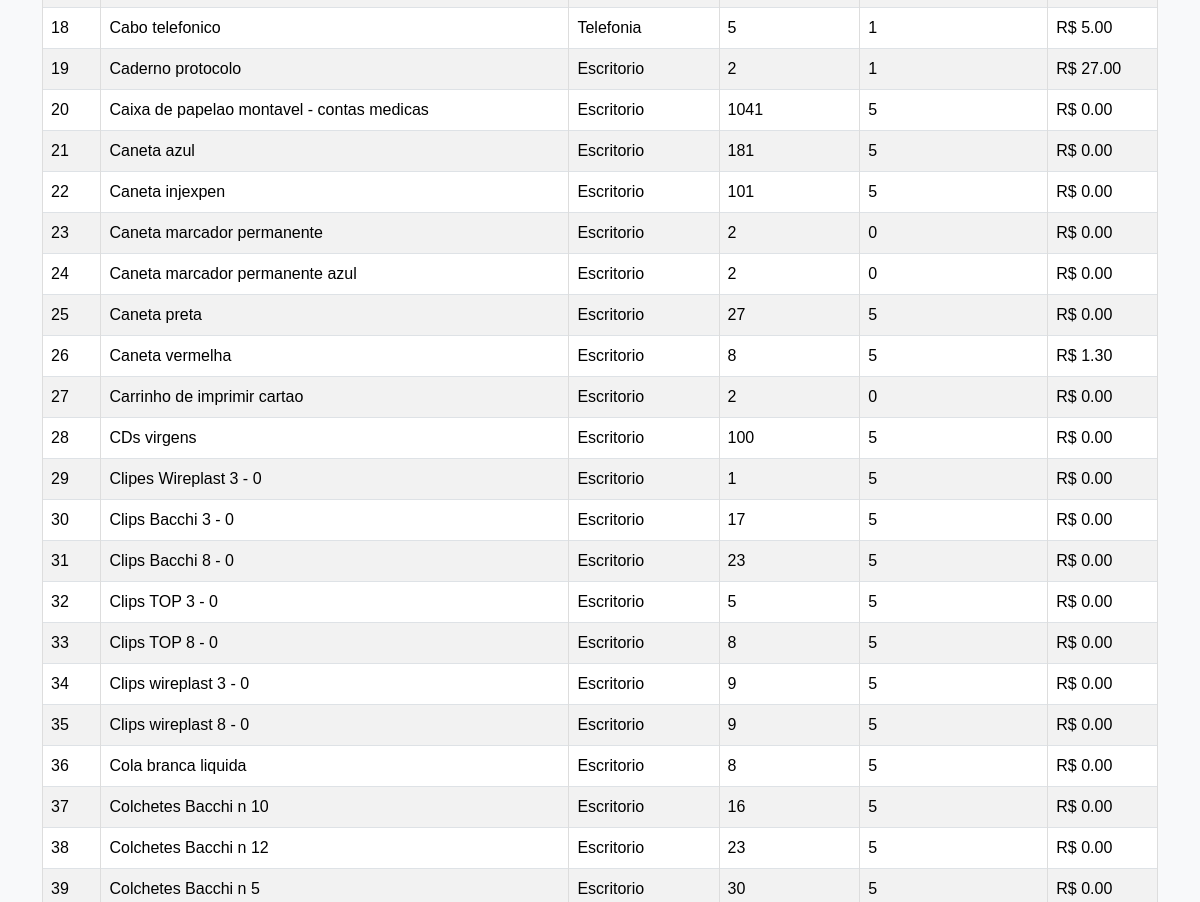
The app's page /relatorio_avancado (signed in, middle part), older data.
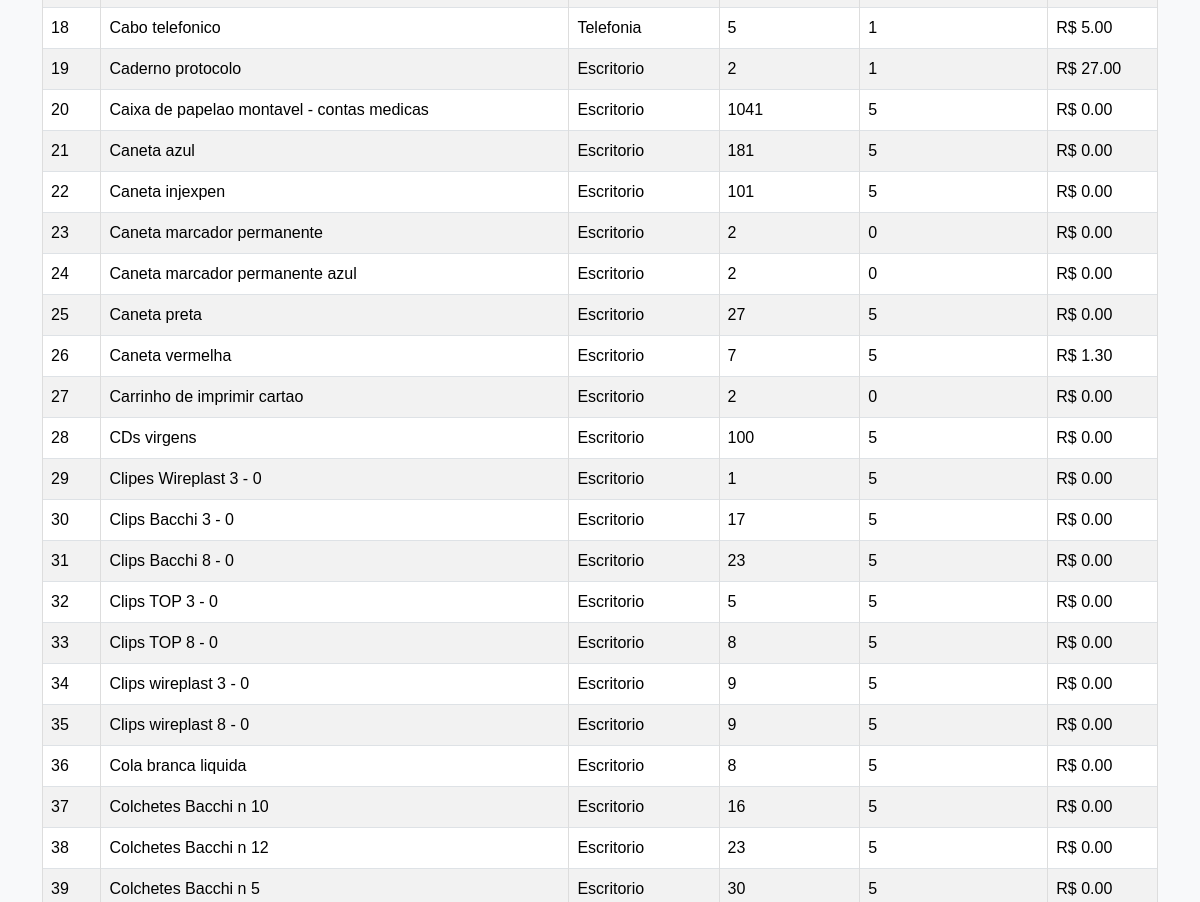
The same page, newer data.
### models.py (models this page shows)
class Produto(db.Model):
    __tablename__ = 'produtos'
    id = db.Column(db.Integer, primary_key=True)
    nome = db.Column(db.String(100), nullable=False)
    quantidade = db.Column(db.Integer, nullable=False)
    preco = db.Column(db.Float, nullable=False)
    estoque_minimo = db.Column(db.Integer, nullable=False, default=0)
    categoria_id = db.Column(db.Integer, db.ForeignKey('categoria.id'), nullable=False)

class Categoria(db.Model):
    id = db.Column(db.Integer, primary_key=True)
    nome = db.Column(db.String(50), nullable=False, unique=True)
    produtos = db.relationship('Produto', backref='categoria', lazy=True)

### app.py (the view, shortened to what this page needs)
@app.route('/relatorio_avancado')
@login_required
def relatorio_avancado():
    categoria_nome = request.args.get('categoria')
    data_inicio = request.args.get('data_inicio')
    data_fim = request.args.get('data_fim')
    estoque_baixo = request.args.get('estoque_baixo')
    query = Produto.query
    if categoria_nome:
        categoria = Categoria.query.filter_by(nome=categoria_nome).first()
        if categoria:
            query = query.filter(Produto.categoria_id == categoria.id)
    if estoque_baixo:
        query = query.filter(Produto.quantidade <= Produto.estoque_minimo)
    page = request.args.get('page', 1, type=int)
    per_page = 500  # ou outro valor desejado
    produtos_filtrados = query.paginate(page=page, per_page=per_page)
    categorias = Categoria.query.all()
    return render_template('relatorio_avancado.html', produtos=produtos_filtrados, categorias=categorias)

### app.py (called while the page is built)
@login_manager.user_loader
def load_user(user_id):
    return Usuario.query.get(int(user_id))

### models.py (called while the page is built)
    @property
    def is_admin(self):
        return self.tipo == 'admin'

### templates/relatorio_avancado.html (shortened to what this page needs)
{% extends 'base.html' %}
{% block content %}
{% if produtos %}
  <table class="table table-bordered table-striped">
    <tbody>
      {% for produto in produtos.items %}
        <tr {% if produto.quantidade <= produto.estoque_minimo %}class="alerta-estoque"{% endif %}>
          <td>{{ produto.id }}</td>
          <td>{{ produto.nome }}</td>
          <td>{{ produto.categoria.nome }}</td>
          <td>{{ produto.quantidade }}</td>
          <td>{{ produto.estoque_minimo }}</td>
          <td>R$ {{ "%.2f"|format(produto.preco) }}</td>
        </tr>
      {% endfor %}
    </tbody>
  </table>
{% else %}
  <div class="alert alert-warning">Nenhum produto encontrado com os filtros selecionados.</div>
{% endif %}
{% endblock %}

Row changes from the older to the newer data that the page shows:
changed Produto "Caneta vermelha": quantidade "8" → "7"
